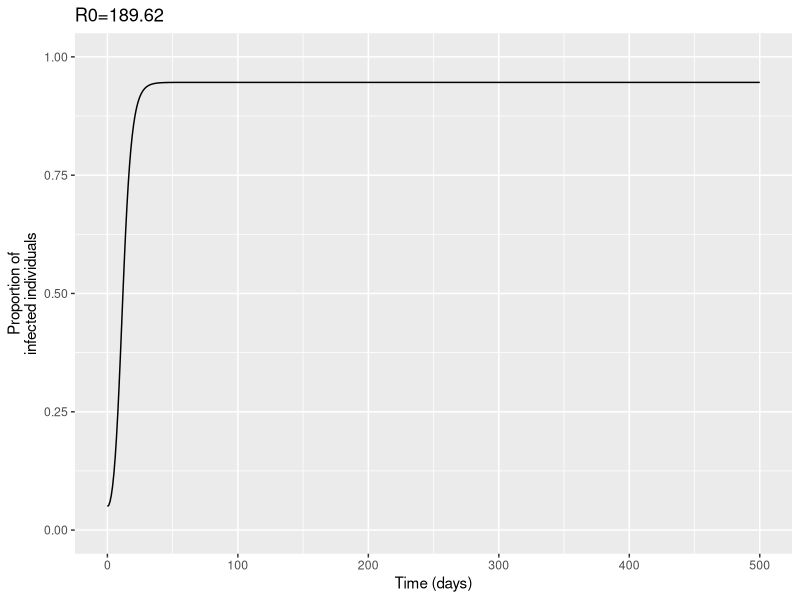

Reproduce this figure in R.
library(deSolve)
library(ggplot2)

theta_init =c("m"=10,"a"=0.5,"b"=0.09, "c"=1,"p"=0.95,"v"=12, "r"=1/80)
#theta_init =c("m"=10,"a"=0.25,"b"=0.09, "c"=1,"p"=0.95,"v"=12, "r"=1/80)
#theta_init =c("m"=100,"a"=0.5,"b"=0.09, "c"=1,"p"=0.9,"v"=12, "r"=1/80)


##SIR model
RossMacDonald<-function(t,x,parms){
  # version from Smith and McKenzie, 2004
  
  ## state variables
  Hi = x[1]
  Vi = x[2]

  ## parameter values
  m = parms["m"]
  a = parms["a"]
  b = parms["b"]
  c = parms["c"]
  p = parms["p"]
  v = parms["v"]
  r = parms["r"]
  g= -log(p)
  
  ##variations
  dHi=m*a*b*(1-Hi)*Vi - r*Hi
  dVi= a*c*Hi*(exp(-g*v)-Vi) - g*Vi
  res  = c(dHi, dVi)
  list(res)
}

simulate_RM=function(parameters){
  
  #parameters
  parms = c(parameters["m"],parameters["a"],
            parameters["b"],parameters["c"],
            parameters["p"],parameters["v"],
            parameters["r"])

  #initial conditions
  init <- c(0.05,0)  
  
  #simulation
  temps <- seq(0,500) 
  solveRM <- lsoda(y =init, times=temps, func = RossMacDonald, 
                    parms = parms)
  solutionRM=as.data.frame(solveRM)
  names(solutionRM)=c("time","Hi","Vi")

  return(solutionRM)
}

calculate_R0=function(parameters){
  return(c("R0"=as.numeric(parameters["m"]*(parameters["a"]^2)*parameters["b"]*parameters["c"]*(parameters["p"]^parameters["v"])/parameters["r"]/(-log(parameters["p"])))))
}

simul=simulate_RM(parameters = theta_init)

ggplot(simul)+
  geom_line(aes(x=time, y=Hi))+ ylim(0,1)+
  labs(y="Proportion of\ninfected individuals", x="Time (days)")+
  ggtitle(paste0("R0=",round(calculate_R0(theta_init),2)))
